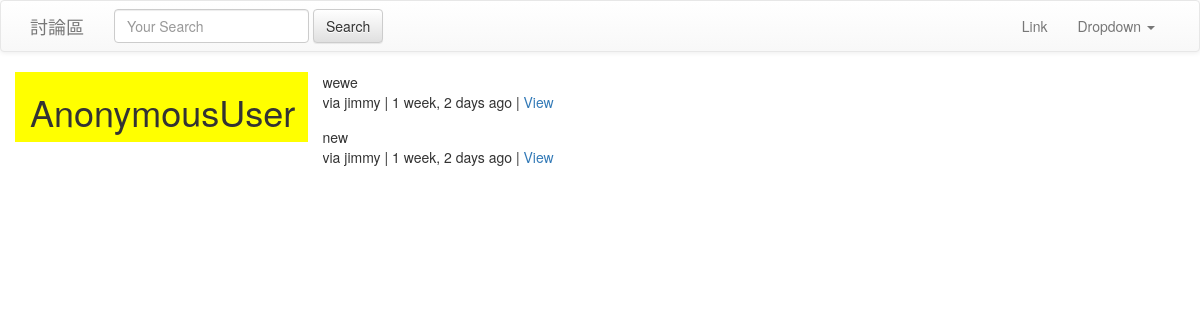
The app's page /, older data.
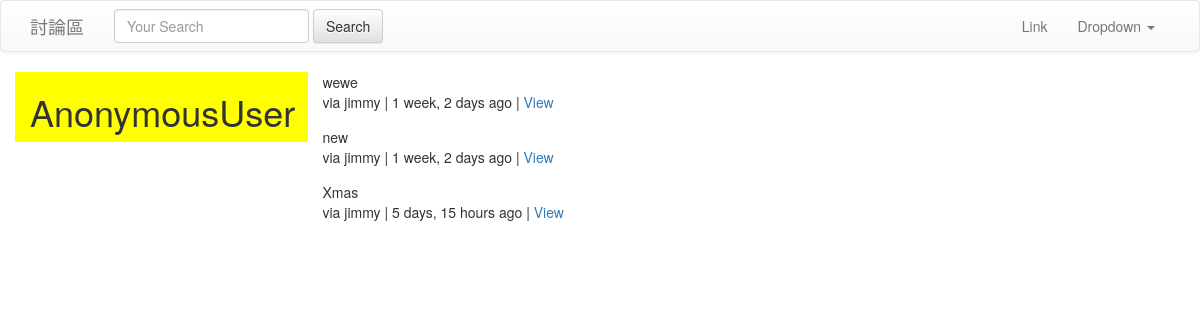
The same page, newer data.
### tweets/models.py (models this page shows)
class Tweet(models.Model):
	user = models.ForeignKey(settings.AUTH_USER_MODEL)
	content = models.CharField(max_length = 140,validators = [validate_content])
	updated = models.DateTimeField(auto_now = True)
	timestamp = models.DateTimeField(auto_now_add = True)
	def __str__(self):
		return str(self.content)
	def get_absolute_url(self,):
		return reverse("tweet:detail", kwargs={"pk":self.pk})

### tweets/views.py (the view)
# urls.py: url(r'^$', TweetListView.as_view(),name='home'),
class TweetListView(ListView):
	def get_queryset(self,*args,**kwargs):
		qs = Tweet.objects.all()
		print('qs_first: ',qs)
		print(self.request.GET)
		query = self.request.GET.get("q",None)
		print('query: ',query)
		if query is not None:
			qs = qs.filter(
				Q(content__icontains=query)|
				Q(user__username__icontains=query)
				)
		print('qs:',qs)
		return qs
	def get_context_data(self,*args,**kwargs):
		context = super(TweetListView, self).get_context_data(*args, **kwargs)
		return context

### templates/tweets/tweet_list.html (shortened to what this page needs)
{% extends "base.html"  %}
{% block content %}
<div class='row' >
<div class='col-sm-3' style='background-color: yellow;'>
<h1>{{ request.user }}</h1>
	</div>
	<div class='col-sm-9'>
	{% for object in object_list%}
		<div class="media">
		    <div class="media-body">
		    {{ object.content }}<br/>
		    via {{ object.user }} | {{ object.timestamp|timesince }} ago | <a href ='{{object.get_absolute_url }}'> View </a>
		    </div>
	   </div>
		{% empty %}
		{%  if request.GET.q%}
		<p>No tweets found.</p>
		{%else %}
		<p>No tweets yet.</p>
		{% endif %}
		{% endfor %}
	</div>
</div>
{% endblock content %}

Row changes from the older to the newer data that the page shows:
added Tweet: content "Xmas", user "jimmy", timestamp "5 days, 15 hours"
